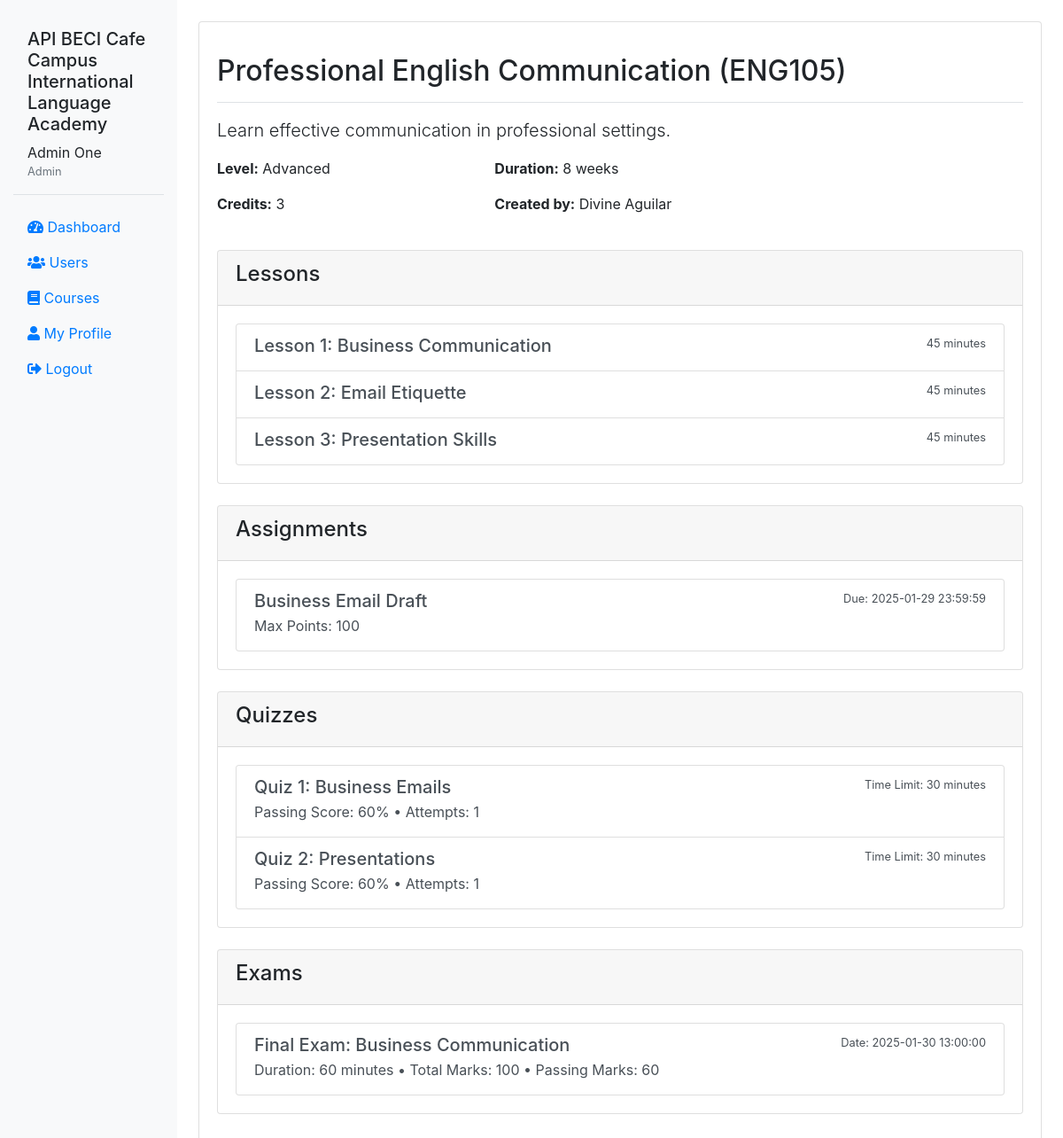
Page /admin/view_course.php?id=5 (signed in) on the committed database.
### tables this page shows
CREATE TABLE `users` (
  `user_id` int(11) NOT NULL,
  `username` varchar(50) NOT NULL,
  `password` varchar(255) NOT NULL,
  `email` varchar(100) NOT NULL,
  `first_name` varchar(50) NOT NULL,
  `last_name` varchar(50) NOT NULL,
  `role` enum('admin','teacher','student','librarian') NOT NULL,
  `profile_picture` varchar(255) DEFAULT NULL,
  `bio` text DEFAULT NULL,
  `date_registered` datetime DEFAULT current_timestamp(),
  `last_login` datetime DEFAULT NULL,
  `status` enum('active','inactive','suspended') DEFAULT 'active',
  `reset_token` varchar(255) DEFAULT NULL,
  `reset_expires` datetime DEFAULT NULL
);

CREATE TABLE `courses` (
  `course_id` int(11) NOT NULL,
  `course_code` varchar(20) NOT NULL,
  `title` varchar(100) NOT NULL,
  `description` text DEFAULT NULL,
  `level` enum('beginner','elementary','intermediate','upper-intermediate','advanced','proficiency') NOT NULL,
  `credits` int(11) DEFAULT 1,
  `duration` int(11) DEFAULT NULL COMMENT 'Duration in weeks',
  `creator_id` int(11) NOT NULL COMMENT 'Teacher who created the course',
  `status` enum('active','inactive') DEFAULT 'active' COMMENT 'If inactive, only visible to creator',
  `created_at` datetime DEFAULT current_timestamp(),
  `updated_at` datetime DEFAULT NULL ON UPDATE current_timestamp()
);

CREATE TABLE `lessons` (
  `lesson_id` int(11) NOT NULL,
  `course_id` int(11) NOT NULL,
  `title` varchar(100) NOT NULL,
  `content` text DEFAULT NULL,
  `sequence_order` int(11) NOT NULL,
  `duration` int(11) DEFAULT NULL COMMENT 'Duration in minutes',
  `status` enum('active','locked') DEFAULT 'active' COMMENT 'Locked lessons are hidden from students',
  `created_at` datetime DEFAULT current_timestamp(),
  `updated_at` datetime DEFAULT NULL ON UPDATE current_timestamp()
);

CREATE TABLE `assignments` (
  `assignment_id` int(11) NOT NULL,
  `course_id` int(11) NOT NULL,
  `title` varchar(100) NOT NULL,
  `description` text DEFAULT NULL,
  `max_points` int(11) NOT NULL,
  `due_date` datetime DEFAULT NULL,
  `status` enum('active','locked') DEFAULT 'active',
  `sequence_order` int(11) NOT NULL,
  `created_at` datetime DEFAULT current_timestamp(),
  `created_by` int(11) NOT NULL
);

CREATE TABLE `quizzes` (
  `quiz_id` int(11) NOT NULL,
  `course_id` int(11) NOT NULL,
  `title` varchar(100) NOT NULL,
  `description` text DEFAULT NULL,
  `time_limit` int(11) DEFAULT NULL COMMENT 'Time limit in minutes',
  `passing_score` int(11) DEFAULT 60 COMMENT 'Passing score in percentage',
  `attempts_allowed` int(11) DEFAULT 1,
  `is_randomized` tinyint(1) DEFAULT 0,
  `status` enum('active','locked') DEFAULT 'active',
  `sequence_order` int(11) NOT NULL,
  `created_at` datetime DEFAULT current_timestamp(),
  `created_by` int(11) NOT NULL
);

CREATE TABLE `exams` (
  `exam_id` int(11) NOT NULL,
  `course_id` int(11) NOT NULL,
  `title` varchar(100) NOT NULL,
  `description` text DEFAULT NULL,
  `exam_date` datetime NOT NULL,
  `duration` int(11) NOT NULL COMMENT 'Duration in minutes',
  `total_marks` int(11) NOT NULL,
  `passing_marks` int(11) NOT NULL,
  `status` enum('active','locked','completed','cancelled') DEFAULT 'active',
  `sequence_order` int(11) NOT NULL,
  `created_by` int(11) NOT NULL,
  `created_at` datetime DEFAULT current_timestamp()
);

### admin/view_course.php (the view, shortened to what the rows shown need)
<?php
require_once '../includes/db.php';
require_once '../includes/functions.php';
require_once '../includes/auth.php';
$user = Auth::getCurrentUser();
$course_id = isset($_GET['id']) ? (int)$_GET['id'] : 0;
try {
    $pdo = db()->getConnection();
    $stmt = $pdo->prepare("SELECT c.*, u.first_name, u.last_name
                          FROM courses c
                          JOIN users u ON c.creator_id = u.user_id
                          WHERE c.course_id = ?");
    $stmt->execute([$course_id]);
    $course = $stmt->fetch(PDO::FETCH_ASSOC);
    $stmt = $pdo->prepare("SELECT * FROM lessons
                          WHERE course_id = ?
                          ORDER BY sequence_order ASC");
    $stmt->execute([$course_id]);
    $lessons = $stmt->fetchAll(PDO::FETCH_ASSOC);
    $stmt = $pdo->prepare("SELECT * FROM assignments
                          WHERE course_id = ?
                          ORDER BY sequence_order ASC");
    $stmt->execute([$course_id]);
    $assignments = $stmt->fetchAll(PDO::FETCH_ASSOC);
    $stmt = $pdo->prepare("SELECT * FROM quizzes
                          WHERE course_id = ?
                          ORDER BY sequence_order ASC");
    $stmt->execute([$course_id]);
    $quizzes = $stmt->fetchAll(PDO::FETCH_ASSOC);
    $stmt = $pdo->prepare("SELECT * FROM exams
                          WHERE course_id = ?
                          ORDER BY sequence_order ASC");
    $stmt->execute([$course_id]);
    $exams = $stmt->fetchAll(PDO::FETCH_ASSOC);
} catch (PDOException $e) {
    setFlashMessage('error', 'Database error: ' . $e->getMessage());
    redirect('../courses/index.php');
}
?>
<!DOCTYPE html>
<html>
<head>
    <link rel="stylesheet" href="https://stackpath.bootstrapcdn.com/bootstrap/4.5.2/css/bootstrap.min.css">
    <link rel="stylesheet" href="https://cdnjs.cloudflare.com/ajax/libs/font-awesome/5.15.1/css/all.min.css">
    <link rel="stylesheet" href="../public/assets/style.css">
</head>
<body>
    <div class="container-fluid">
        <div class="row">
            <?php include '../includes/sidebar.php'; ?>
            <main class="col-md-9 ms-sm-auto col-lg-10 px-md-4">
                <div class="card mt-4">
                    <div class="card-body">
                        <div class="d-flex justify-content-between flex-wrap flex-md-nowrap align-items-center pt-3 pb-2 mb-3 border-bottom">
                            <h2><?= htmlspecialchars($course['title']) ?> (<?= htmlspecialchars($course['course_code']) ?>)</h2>
                        </div>
                        <div class="row mb-4">
                            <div class="col-md-8">
                                <p class="lead"><?= htmlspecialchars($course['description']) ?></p>
                                <div class="row">
                                    <div class="col-md-6">
                                        <p><strong>Level:</strong> <?= ucfirst(htmlspecialchars($course['level'])) ?></p>
                                        <p><strong>Credits:</strong> <?= htmlspecialchars($course['credits']) ?></p>
                                    </div>
                                    <div class="col-md-6">
                                        <p><strong>Duration:</strong> <?= htmlspecialchars($course['duration']) ?> weeks</p>
                                        <p><strong>Created by:</strong> <?= htmlspecialchars($course['first_name'] . ' ' . $course['last_name']) ?></p>
                                    </div>
                                </div>
                            </div>
                        </div>
                        <div class="card mb-4">
                            <div class="card-body">
                                <?php if (count($lessons) > 0): ?>
                                <div class="list-group">
                                    <?php foreach ($lessons as $lesson): ?>
                                    <a href="view_lesson.php?id=<?= $lesson['lesson_id'] ?>" class="list-group-item list-group-item-action <?= $lesson['status'] == 'locked' ? 'disabled text-muted' : '' ?>">
                                        <div class="d-flex w-100 justify-content-between">
                                            <h5 class="mb-1">
                                                <?= htmlspecialchars($lesson['title']) ?>
                                            </h5>
                                            <?php if ($lesson['duration']): ?>
                                            <small><?= $lesson['duration'] ?> minutes</small>
                                            <?php endif; ?>
                                        </div>
                                    </a>
                                    <?php endforeach; ?>
                                </div>
                                <?php else: ?>
                                <p class="text-muted">No lessons available for this course yet.</p>
                                <?php endif; ?>
                            </div>
                        </div>
                        <div class="card mb-4">
                            <div class="card-body">
                                <?php if (count($assignments) > 0): ?>
                                <div class="list-group">
                                    <?php foreach ($assignments as $assignment): ?>
                                    <a href="view_assignment.php?id=<?= $assignment['assignment_id'] ?>" class="list-group-item list-group-item-action <?= $assignment['status'] == 'locked' ? 'disabled text-muted' : '' ?>">
                                        <div class="d-flex w-100 justify-content-between">
                                            <h5 class="mb-1">
                                                <?= htmlspecialchars($assignment['title']) ?>
                                            </h5>
                                            <small>
                                                <?php if ($assignment['due_date']): ?>
                                                Due: <?= formatDate($assignment['due_date']) ?>
                                                <?php endif; ?>
                                            </small>
                                        </div>
                                        <p class="mb-1">Max Points: <?= $assignment['max_points'] ?></p>
                                    </a>
                                    <?php endforeach; ?>
                                </div>
                                <?php else: ?>
                                <p class="text-muted">No assignments available for this course yet.</p>
                                <?php endif; ?>
                            </div>
                        </div>
                        <div class="card mb-4">
                            <div class="card-body">
                                <?php if (count($quizzes) > 0): ?>
                                <div class="list-group">
                                    <?php foreach ($quizzes as $quiz): ?>
                                    <a href="view_quiz.php?id=<?= $quiz['quiz_id'] ?>" class="list-group-item list-group-item-action <?= $quiz['status'] == 'locked' ? 'disabled text-muted' : '' ?>">
                                        <div class="d-flex w-100 justify-content-between">
                                            <h5 class="mb-1">
                                                <?= htmlspecialchars($quiz['title']) ?>
                                            </h5>
                                            <small>
                                                <?php if ($quiz['time_limit']): ?>
                                                Time Limit: <?= $quiz['time_limit'] ?> minutes
                                                <?php endif; ?>
                                            </small>
                                        </div>
                                        <p class="mb-1">
                                            Passing Score: <?= $quiz['passing_score'] ?>%
                                            &bull; Attempts: <?= $quiz['attempts_allowed'] ?>
                                        </p>
                                    </a>
                                    <?php endforeach; ?>
                                </div>
                                <?php else: ?>
                                <p class="text-muted">No quizzes available for this course yet.</p>
                                <?php endif; ?>
                            </div>
                        </div>
                        <div class="card mb-4">
                            <div class="card-body">
                                <?php if (count($exams) > 0): ?>
                                <div class="list-group">
                                    <?php foreach ($exams as $exam): ?>
                                    <a href="view_exam.php?id=<?= $exam['exam_id'] ?>" class="list-group-item list-group-item-action <?= $exam['status'] == 'locked' || $exam['status'] == 'cancelled' ? 'disabled text-muted' : '' ?>">
                                        <div class="d-flex w-100 justify-content-between">
                                            <h5 class="mb-1">
                                                <?= htmlspecialchars($exam['title']) ?>
                                            </h5>
                                            <small>
                                                Date: <?= formatDate($exam['exam_date']) ?>
                                            </small>
                                        </div>
                                        <p class="mb-1">
                                            Duration: <?= $exam['duration'] ?> minutes
                                            &bull; Total Marks: <?= $exam['total_marks'] ?>
                                            &bull; Passing Marks: <?= $exam['passing_marks'] ?>
                                        </p>
                                    </a>
                                    <?php endforeach; ?>
                                </div>
                                <?php else: ?>
                                <p class="text-muted">No exams available for this course yet.</p>
                                <?php endif; ?>
                            </div>
                        </div>
                    </div>
                </div>
            </main>
        </div>
    </div>
</body>
</html>

### includes/sidebar.php (shortened to what the rows shown need)
<?php
$user = Auth::getCurrentUser();
?>
<nav id="sidebar" class="col-md-3 col-lg-2 d-md-block bg-light sidebar collapse">
    <div class="position-sticky pt-3">
        <div class="sidebar-header p-3 mb-3 border-bottom">
            <div class="user-info">
                <div>
                    <?php echo $user['first_name'] . ' ' . $user['last_name']; ?>
                    <small class="d-block text-muted"><?php echo ucfirst($user['role']); ?></small>
                </div>
            </div>
        </div>
    </div>
</nav>

### rows in the picture
users: first_name "Admin", last_name "One", role "Admin"
courses: title "Professional English Communication", course_code "ENG105", description "Learn effective communication in professional settings.", level "Advanced", credits "3", duration "8", creator.last_name "Divine Aguilar"
lessons: title "Lesson 1: Business Communication", duration "45"
lessons: title "Lesson 2: Email Etiquette", duration "45"
lessons: title "Lesson 3: Presentation Skills", duration "45"
assignments: title "Business Email Draft", due_date "2025-01-29 23:59:59", max_points "100"
quizzes: title "Quiz 1: Business Emails", time_limit "30", passing_score "60", attempts_allowed "1"
quizzes: title "Quiz 2: Presentations", time_limit "30", passing_score "60", attempts_allowed "1"
exams: title "Final Exam: Business Communication", exam_date "2025-01-30 13:00:00", duration "60", total_marks "100", passing_marks "60"

### other values in the picture
APP_NAME "API BECI Cafe Campus International Language Academy"
